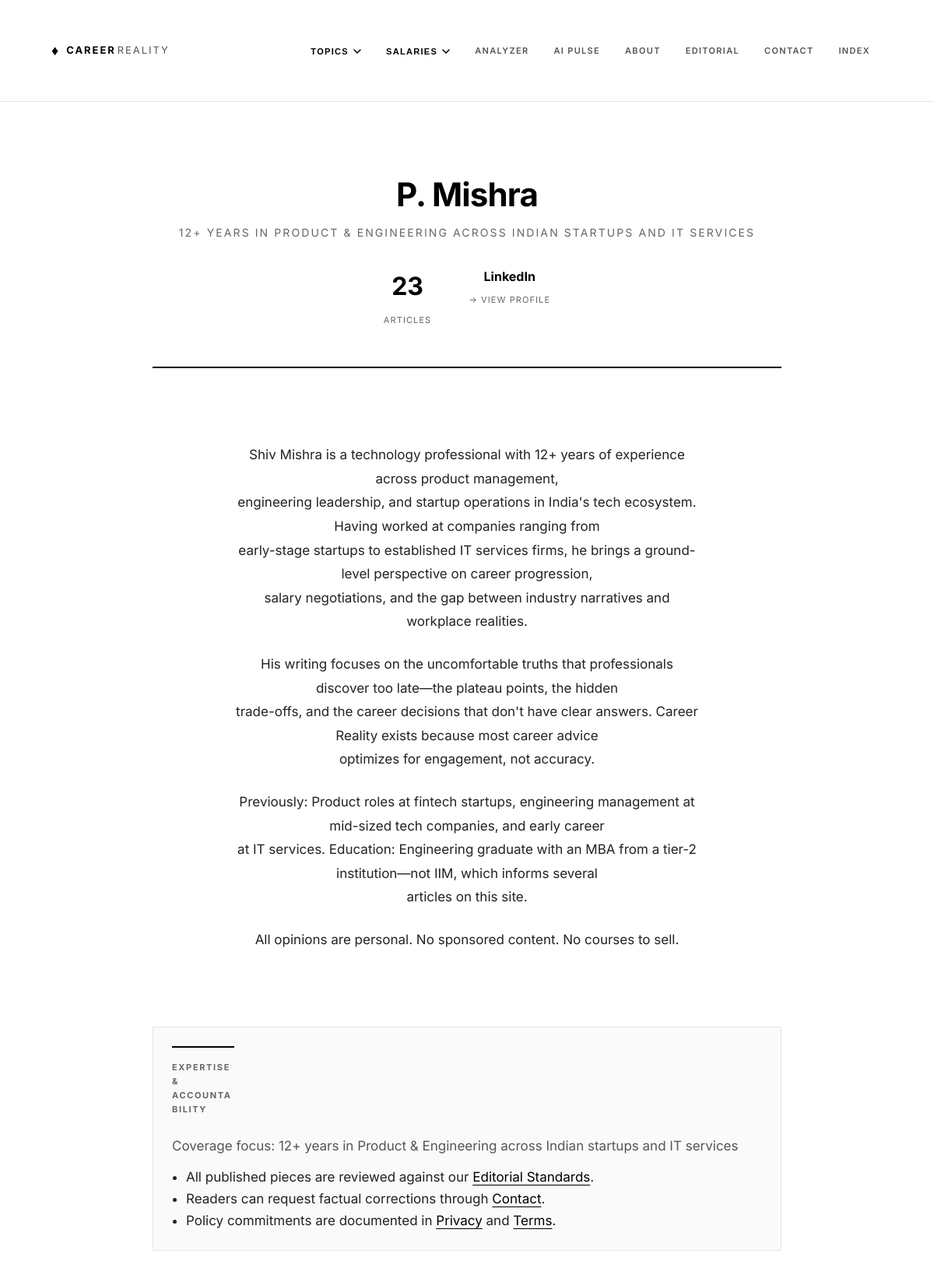
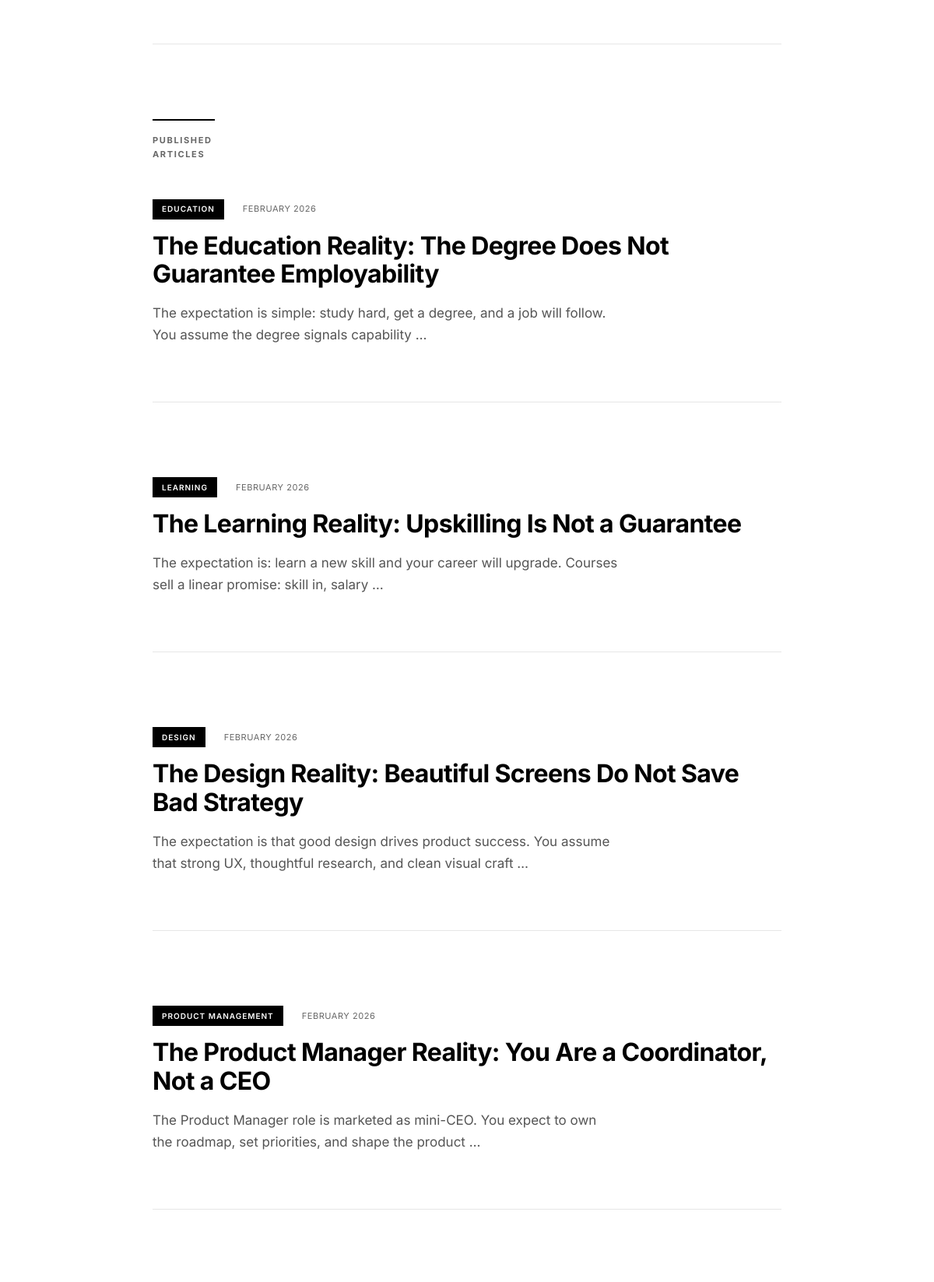
Page /author/1/ (upper part) on the committed database (2 pictures, top to bottom).
### content/models.py (models this page shows, shortened)
class Author(models.Model):
    name = models.CharField(max_length=100, help_text="Real human name (Proof of life)")
    display_name = models.CharField(max_length=100, help_text="Public brand-safe name")
    bio = models.TextField()
    profile_image = models.ImageField(upload_to='authors/', blank=True, null=True)
    linkedin_url = models.URLField(help_text="Critical Trust Signal")
    experience_summary = models.CharField(max_length=255, blank=True, help_text="e.g. '10+ years in Fintech Product Management'")
    is_active = models.BooleanField(default=True)

class Article(models.Model):
    STATUS_CHOICES = [
        ('draft', 'Draft'),
        ('published', 'Published'),
    ]
    title = models.CharField(max_length=200)
    slug = models.SlugField(unique=True, max_length=200)
    author = models.ForeignKey(Author, on_delete=models.PROTECT)
    category = models.ForeignKey(Category, on_delete=models.PROTECT)
    status = models.CharField(max_length=20, choices=STATUS_CHOICES, default='draft')
    target_persona = models.TextField(help_text="Who is this specific article for?")
    who_should_avoid = models.TextField(help_text="Trust Signal: Who should NOT pursue this?")
    common_expectation = models.TextField(help_text="The Myth / What people think")
    actual_reality = models.TextField(help_text="The Truth / What it's actually like")
    salary_reality = models.TextField(help_text="Real data tables/ranges. No hype.")
    stuck_point = models.TextField(help_text="Where most people fail or plateau")
    verdict = models.TextField(help_text="Final honest conclusion")
    meta_title = models.CharField(max_length=60, help_text="SEO Title (max 60 chars)")
    meta_description = models.CharField(max_length=160, help_text="SEO Description (max 160 chars)")
    published_at = models.DateTimeField(blank=True, null=True)
    updated_at = models.DateTimeField(auto_now=True)
    last_reality_check = models.DateField(blank=True, null=True, help_text="Date of last factual review")

class Category(models.Model):
    name = models.CharField(max_length=100)
    slug = models.SlugField(unique=True)
    description = models.TextField(blank=True)
    order = models.PositiveIntegerField(default=0, help_text="Display order (0 = first)")
    class Meta:
        verbose_name_plural = "Categories"
        ordering = ['order', 'name']

### content/views.py (the view)
# urls.py: path('author/<int:author_id>/', views.author_detail, name='author_detail'),
def author_detail(request, author_id):
    author = get_object_or_404(Author, id=author_id, is_active=True)
    articles = Article.objects.filter(author=author, status='published').order_by('-published_at')
    return render(request, 'content/author_detail.html', {
        'author': author,
        'articles': articles
    })

### core/context_processors.py (called while the page is built)
def seo_defaults(request):
    canonical_url = f"{request.scheme}://{request.get_host()}{request.path}"
    categories = []
    try:
        from content.models import Category
        categories = Category.objects.all()
    except Exception:
        categories = []
    return {
        "article_meta_title": "",
        "article_meta_description": "",
        "og_type": "",
        "og_title": "",
        "og_description": "",
        "og_image": "",
        "twitter_title": "",
        "twitter_description": "",
        "twitter_image": "",
        "meta_robots": "index, follow",
        "canonical_url": canonical_url,
        "categories": categories,
    }

### templates/content/author_detail.html (shortened to what this page needs)
{% extends 'base.html' %}
{% block content %}
<section class="container-medium" style="margin-top: var(--space-lg); margin-bottom: var(--space-xl);">
    <div class="author-header">
        <h1 class="author-name">{{ author.display_name }}</h1>
        {% if author.experience_summary %}
        <p class="author-title">{{ author.experience_summary }}</p>
        {% endif %}
        <div class="author-stats">
            <div class="stat-item">
                <span class="stat-number">{{ articles.count }}</span>
                <span class="stat-label">Articles</span>
            </div>
            {% if author.linkedin_url %}
            <div class="stat-item">
                <a href="{{ author.linkedin_url }}" target="_blank" rel="noopener noreferrer"
                    style="text-decoration: none;">
                    <span class="stat-number" style="font-size: 16px;">LinkedIn</span>
                    <span class="stat-label">&rarr; View Profile</span>
                </a>
            </div>
            {% endif %}
        </div>
    </div>
    {% if author.bio %}
    <div
        style="margin-bottom: var(--space-lg); text-align: center; max-width: 600px; margin-left: auto; margin-right: auto;">
        <div style="font-size: 17px; line-height: 1.8; color: var(--c-grey-dark);">
            {{ author.bio|linebreaks }}
        </div>
    </div>
    {% endif %}
    <div style="margin-bottom: var(--space-lg); border: 1px solid var(--c-divider); padding: 1.5rem; background: #fafafa;">
        <span class="section-label">EXPERTISE & ACCOUNTABILITY</span>
        <p style="margin-top: 1rem; margin-bottom: 0.75rem;">
            Coverage focus: {{ author.experience_summary|default:"Indian tech careers, compensation systems, and risk trade-offs." }}
        </p>
        <ul style="margin: 0; padding-left: 18px; color: var(--c-grey-dark);">
            <li>All published pieces are reviewed against our <a href="{% url 'editorial' %}" style="text-decoration: underline;">Editorial Standards</a>.</li>
            <li>Readers can request factual corrections through <a href="{% url 'contact' %}" style="text-decoration: underline;">Contact</a>.</li>
            <li>Policy commitments are documented in <a href="{% url 'privacy_policy' %}" style="text-decoration: underline;">Privacy</a> and <a href="{% url 'terms' %}" style="text-decoration: underline;">Terms</a>.</li>
        </ul>
    </div>
    <hr class="editorial-divider" style="margin-bottom: var(--space-lg);">
    <div>
        <span class="section-label">PUBLISHED ARTICLES</span>
        {% if articles %}
        <div class="article-list" style="margin-top: var(--space-md);">
            {% for article in articles %}
            <div class="article-list-item">
                <div class="article-list-meta"><span class="category-badge">{{ article.category.name }}</span><span
                        class="reading-time">{{ article.updated_at|date:"F Y" }}</span></div>
                <h3 class="article-list-title">
                    <a href="{% url 'article_detail' article.slug %}">
                        {{ article.title }}
                    </a>
                </h3>
                <p class="article-list-summary">
                    {{ article.common_expectation|striptags|truncatewords:20 }}
                </p>
            </div>
            {% endfor %}
        </div>
        {% else %}
        <p style="color: var(--c-grey-mid); margin-top: var(--space-md);">
            No published articles yet.
        </p>
        {% endif %}
    </div>
</section>
{% endblock %}

### static/css/style.css (style rules this page uses)
:root { --c-white: #ffffff; --c-black: #000000; --c-grey-dark: #222222; --c-grey-mid: #555555; --c-grey-light: #666666; --c-divider: #e6e6e6; --c-bg-footer: #f9f9f9; --w-wide: 1100px; --w-medium: 840px; --w-narrow: 640px; --space-sm: 16px; --space-md: 48px; --space-lg: 96px; --space-xl: 180px; }
* { box-sizing: border-box; }
body { background-color: var(--c-white); color: var(--c-grey-mid); color: var(--c-grey-mid); font-family: 'Inter', -apple-system, BlinkMacSystemFont, "Segoe UI", Roboto, Helvetica, Arial, sans-serif; font-size: 17px; line-height: 1.65; margin: 0; padding: 0; -webkit-font-smoothing: antialiased; overflow-x: hidden; width: 100%; overflow-wrap: break-word; }
html { overflow-x: hidden; }
.container-medium { max-width: var(--w-medium); margin: 0 auto; padding: 0 var(--space-sm); }
h1, h2, h3 { color: var(--c-black); line-height: 1.1; letter-spacing: -0.02em; }
h1 { font-size: 64px; font-weight: 700; margin-top: 0; margin-bottom: var(--space-sm); color: var(--c-black); }
h3 { font-size: 20px; font-weight: 500; }
p { margin-bottom: 24px; max-width: 100%; }
.editorial-divider { border: none; border-top: 1px solid var(--c-divider); margin: 0; width: 100%; }
.section-label { font-size: 11px; font-weight: 700; text-transform: uppercase; letter-spacing: 0.15em; color: var(--c-grey-light); margin-bottom: 24px; display: block; border-top: 2px solid var(--c-black); padding-top: 16px; width: 80px; }
.article-list-item { margin-bottom: var(--space-lg); padding-bottom: var(--space-md); border-bottom: 1px solid var(--c-divider); }
.article-list-meta { font-size: 11px; text-transform: uppercase; letter-spacing: 0.05em; color: var(--c-grey-light); margin-bottom: text-bottom; }
.article-list-title { font-size: 32px; font-weight: 700; margin: 8px 0 12px 0; line-height: 1.15; }
.article-list-title a { text-decoration: none; color: var(--c-black); }
.article-list-summary { font-size: 17px; color: var(--c-grey-mid); max-width: 600px; }
.author-header { text-align: center; margin-bottom: var(--space-lg); padding-bottom: var(--space-md); border-bottom: 2px solid var(--c-black); }
.author-name { font-size: 42px; font-weight: 700; margin-bottom: 0.5rem; }
.author-title { font-size: 14px; text-transform: uppercase; letter-spacing: 0.15em; color: var(--c-grey-light); }
.author-stats { display: flex; justify-content: center; gap: 3rem; margin-top: 2rem; }
.stat-item { text-align: center; }
.stat-number { display: block; font-size: 32px; font-weight: 700; color: var(--c-black); }
.stat-label { font-size: 11px; text-transform: uppercase; letter-spacing: 0.1em; color: var(--c-grey-light); }
.category-badge { display: inline-block; padding: 0.3rem 0.75rem; font-size: 10px; text-transform: uppercase; letter-spacing: 0.1em; font-weight: 600; background: var(--c-black); color: var(--c-white); margin-right: 0.5rem; margin-bottom: 0.5rem; }
.reading-time { display: inline-block; font-size: 11px; color: var(--c-grey-light); text-transform: uppercase; letter-spacing: 0.05em; margin-left: 1rem; }

### rows in the picture
Author: display_name "P. Mishra", experience_summary "12+ YEARS IN PRODUCT & ENGINEERING ACROSS INDIAN STARTUPS AND IT SERVICES", bio "Shiv Mishra is a technology professional with 12+ years of experience across product management, engineering leadership, and startup operations in India's tech ecosystem. Having worked at companies ranging from early-stage startups to established IT services firms, he brings a ground-level perspective on career progression, salary negotiations, and the gap between industry narratives and workplace realities. His writing focuses on the uncomfortable truths that professionals discover too late—the plateau points, the hidden trade-offs, and the career decisions that don't have clear answers. Career Reality exists because most career advice optimizes for engagement, not accuracy. Previously:…", experience_summary "12+ years in Product & Engineering across Indian startups and IT services"
Article: category.name "EDUCATION", updated_at "FEBRUARY 2026", title "The Education Reality: The Degree Does Not Guarantee Employability", common_expectation "The expectation is simple: study hard, get a degree, and a job will follow. You assume the degree signals capability …"
Article: category.name "LEARNING", updated_at "FEBRUARY 2026", title "The Learning Reality: Upskilling Is Not a Guarantee", common_expectation "The expectation is: learn a new skill and your career will upgrade. Courses sell a linear promise: skill in, salary …"
Article: category.name "DESIGN", updated_at "FEBRUARY 2026", title "The Design Reality: Beautiful Screens Do Not Save Bad Strategy", common_expectation "The expectation is that good design drives product success. You assume that strong UX, thoughtful research, and clean visual craft …"
Article: category.name "PRODUCT MANAGEMENT", updated_at "FEBRUARY 2026", title "The Product Manager Reality: You Are a Coordinator, Not a CEO", common_expectation "The Product Manager role is marketed as mini-CEO. You expect to own the roadmap, set priorities, and shape the product …"

### other values in the picture
{{ articles.count }} "23"
